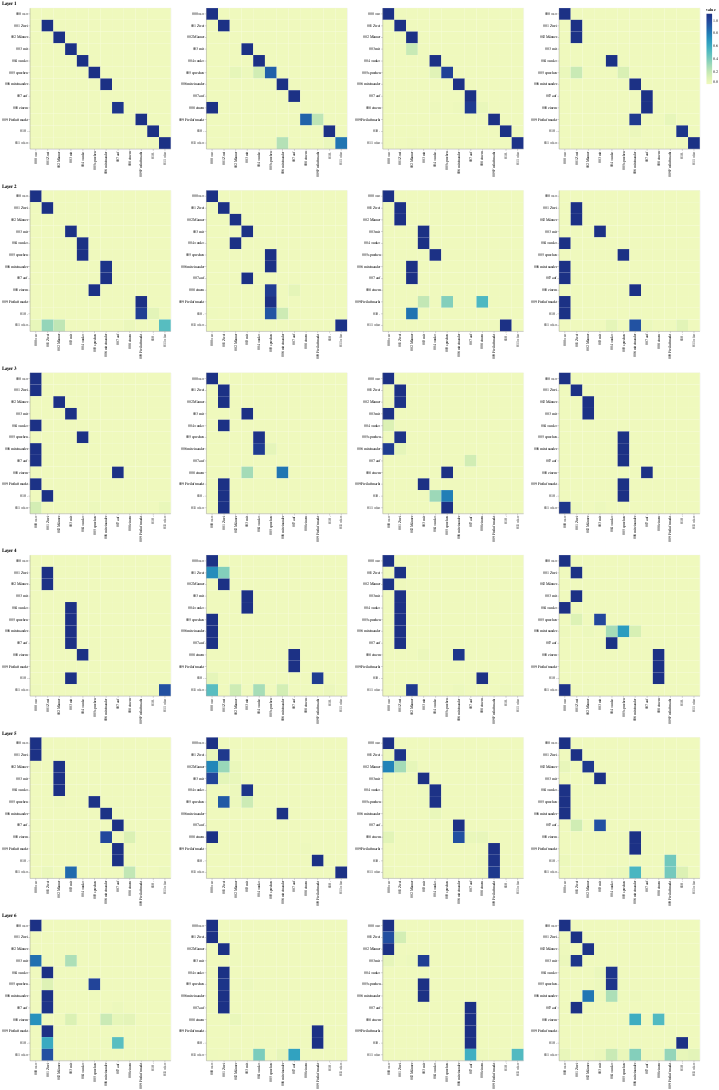

The notebook cell saved with this chart:
### Code cell
def viz_decoder_self():
    model, example_data = run_model_example(n_examples=1)
    example = example_data[len(example_data) - 1]
    
    layer_viz = [
        visualize_layer(model, layer, get_decoder_self, len(example[1]), example[1], example[1])
        for layer in range(6)
    ]
    return alt.hconcat(layer_viz[0] & layer_viz[1] & layer_viz[2] & layer_viz[3] & layer_viz[4] & layer_viz[5])

show_example(viz_decoder_self)

### Figure 1 — Vega-Lite specification as saved in the notebook (floating-point values rounded to 4 significant figures; data arrays with more than 128 entries replaced by an {"elided": "..."} marker saying what was removed)
{"config": {"view": {"continuousWidth": 400, "continuousHeight": 300}}, "hconcat": [{"vconcat": [{"hconcat": [{"data": {"name": "data-a8adb9897ed85e549ca823129eb9b2d1"}, "mark": "rect", "encoding": {"color": {"type": "quantitative", "field": "value"}, "tooltip": [{"type": "quantitative", "field": "row"}, {"type": "quantitative", "field": "column"}, {"type": "quantitative", "field": "value"}, {"type": "nominal", "field": "row_token"}, {"type": "nominal", "field": "col_token"}], "x": {"type": "nominal", "axis": {"title": ""}, "field": "col_token"}, "y": {"type": "nominal", "axis": {"title": ""}, "field": "row_token"}}, "height": 400, "selection": {"selector147": {"type": "interval", "bind": "scales", "encodings": ["x", "y"]}}, "width": 400}, {"data": {"name": "data-16866ebea4314d5a4aa1a85da586fa02"}, "mark": "rect", "encoding": {"color": {"type": "quantitative", "field": "value"}, "tooltip": [{"type": "quantitative", "field": "row"}, {"type": "quantitative", "field": "column"}, {"type": "quantitative", "field": "value"}, {"type": "nominal", "field": "row_token"}, {"type": "nominal", "field": "col_token"}], "x": {"type": "nominal", "axis": {"title": ""}, "field": "col_token"}, "y": {"type": "nominal", "axis": {"title": ""}, "field": "row_token"}}, "height": 400, "selection": {"selector149": {"type": "interval", "bind": "scales", "encodings": ["x", "y"]}}, "width": 400}, {"data": {"name": "data-48ff9d020103c961a3b7f09eed04c1e9"}, "mark": "rect", "encoding": {"color": {"type": "quantitative", "field": "value"}, "tooltip": [{"type": "quantitative", "field": "row"}, {"type": "quantitative", "field": "column"}, {"type": "quantitative", "field": "value"}, {"type": "nominal", "field": "row_token"}, {"type": "nominal", "field": "col_token"}], "x": {"type": "nominal", "axis": {"title": ""}, "field": "col_token"}, "y": {"type": "nominal", "axis": {"title": ""}, "field": "row_token"}}, "height": 400, "selection": {"selector151": {"type": "interval", "bind": "scales", "encodings": ["x", "y"]}}, "width": 400}, {"data": {"name": "data-0c69d7b43ff8f3adcde4b65a5d60d4b1"}, "mark": "rect", "encoding": {"color": {"type": "quantitative", "field": "value"}, "tooltip": [{"type": "quantitative", "field": "row"}, {"type": "quantitative", "field": "column"}, {"type": "quantitative", "field": "value"}, {"type": "nominal", "field": "row_token"}, {"type": "nominal", "field": "col_token"}], "x": {"type": "nominal", "axis": {"title": ""}, "field": "col_token"}, "y": {"type": "nominal", "axis": {"title": ""}, "field": "row_token"}}, "height": 400, "selection": {"selector153": {"type": "interval", "bind": "scales", "encodings": ["x", "y"]}}, "width": 400}]}, {"vconcat": [{"hconcat": [{"data": {"name": "data-900be0347390833160d2e57d5e4a6824"}, "mark": "rect", "encoding": {"color": {"type": "quantitative", "field": "value"}, "tooltip": [{"type": "quantitative", "field": "row"}, {"type": "quantitative", "field": "column"}, {"type": "quantitative", "field": "value"}, {"type": "nominal", "field": "row_token"}, {"type": "nominal", "field": "col_token"}], "x": {"type": "nominal", "axis": {"title": ""}, "field": "col_token"}, "y": {"type": "nominal", "axis": {"title": ""}, "field": "row_token"}}, "height": 400, "selection": {"selector155": {"type": "interval", "bind": "scales", "encodings": ["x", "y"]}}, "width": 400}, {"data": {"name": "data-fff8d9bd5e596e204cf786fc551023f7"}, "mark": "rect", "encoding": {"color": {"type": "quantitative", "field": "value"}, "tooltip": [{"type": "quantitative", "field": "row"}, {"type": "quantitative", "field": "column"}, {"type": "quantitative", "field": "value"}, {"type": "nominal", "field": "row_token"}, {"type": "nominal", "field": "col_token"}], "x": {"type": "nominal", "axis": {"title": ""}, "field": "col_token"}, "y": {"type": "nominal", "axis": {"title": ""}, "field": "row_token"}}, "height": 400, "selection": {"selector157": {"type": "interval", "bind": "scales", "encodings": ["x", "y"]}}, "width": 400}, {"data": {"name": "data-c2860d9bfefc654dde69e29ee27beaeb"}, "mark": "rect", "encoding": {"color": {"type": "quantitative", "field": "value"}, "tooltip": [{"type": "quantitative", "field": "row"}, {"type": "quantitative", "field": "column"}, {"type": "quantitative", "field": "value"}, {"type": "nominal", "field": "row_token"}, {"type": "nominal", "field": "col_token"}], "x": {"type": "nominal", "axis": {"title": ""}, "field": "col_token"}, "y": {"type": "nominal", "axis": {"title": ""}, "field": "row_token"}}, "height": 400, "selection": {"selector159": {"type": "interval", "bind": "scales", "encodings": ["x", "y"]}}, "width": 400}, {"data": {"name": "data-d0473e17205de72379bf0b6348d2d829"}, "mark": "rect", "encoding": {"color": {"type": "quantitative", "field": "value"}, "tooltip": [{"type": "quantitative", "field": "row"}, {"type": "quantitative", "field": "column"}, {"type": "quantitative", "field": "value"}, {"type": "nominal", "field": "row_token"}, {"type": "nominal", "field": "col_token"}], "x": {"type": "nominal", "axis": {"title": ""}, "field": "col_token"}, "y": {"type": "nominal", "axis": {"title": ""}, "field": "row_token"}}, "height": 400, "selection": {"selector161": {"type": "interval", "bind": "scales", "encodings": ["x", "y"]}}, "width": 400}]}], "title": "Layer 2"}, {"vconcat": [{"hconcat": [{"data": {"name": "data-a9e0a0ec7868d6bd6da8e881f498b759"}, "mark": "rect", "encoding": {"color": {"type": "quantitative", "field": "value"}, "tooltip": [{"type": "quantitative", "field": "row"}, {"type": "quantitative", "field": "column"}, {"type": "quantitative", "field": "value"}, {"type": "nominal", "field": "row_token"}, {"type": "nominal", "field": "col_token"}], "x": {"type": "nominal", "axis": {"title": ""}, "field": "col_token"}, "y": {"type": "nominal", "axis": {"title": ""}, "field": "row_token"}}, "height": 400, "selection": {"selector163": {"type": "interval", "bind": "scales", "encodings": ["x", "y"]}}, "width": 400}, {"data": {"name": "data-44b6eddbe81828967df68d165dfae6e6"}, "mark": "rect", "encoding": {"color": {"type": "quantitative", "field": "value"}, "tooltip": [{"type": "quantitative", "field": "row"}, {"type": "quantitative", "field": "column"}, {"type": "quantitative", "field": "value"}, {"type": "nominal", "field": "row_token"}, {"type": "nominal", "field": "col_token"}], "x": {"type": "nominal", "axis": {"title": ""}, "field": "col_token"}, "y": {"type": "nominal", "axis": {"title": ""}, "field": "row_token"}}, "height": 400, "selection": {"selector165": {"type": "interval", "bind": "scales", "encodings": ["x", "y"]}}, "width": 400}, {"data": {"name": "data-2e55c703bc7a53979ba1c65578b2e8e6"}, "mark": "rect", "encoding": {"color": {"type": "quantitative", "field": "value"}, "tooltip": [{"type": "quantitative", "field": "row"}, {"type": "quantitative", "field": "column"}, {"type": "quantitative", "field": "value"}, {"type": "nominal", "field": "row_token"}, {"type": "nominal", "field": "col_token"}], "x": {"type": "nominal", "axis": {"title": ""}, "field": "col_token"}, "y": {"type": "nominal", "axis": {"title": ""}, "field": "row_token"}}, "height": 400, "selection": {"selector167": {"type": "interval", "bind": "scales", "encodings": ["x", "y"]}}, "width": 400}, {"data": {"name": "data-e349e55883db7512743a2846325cf2b4"}, "mark": "rect", "encoding": {"color": {"type": "quantitative", "field": "value"}, "tooltip": [{"type": "quantitative", "field": "row"}, {"type": "quantitative", "field": "column"}, {"type": "quantitative", "field": "value"}, {"type": "nominal", "field": "row_token"}, {"type": "nominal", "field": "col_token"}], "x": {"type": "nominal", "axis": {"title": ""}, "field": "col_token"}, "y": {"type": "nominal", "axis": {"title": ""}, "field": "row_token"}}, "height": 400, "selection": {"selector169": {"type": "interval", "bind": "scales", "encodings": ["x", "y"]}}, "width": 400}]}], "title": "Layer 3"}, {"vconcat": [{"hconcat": [{"data": {"name": "data-625a6330c46482f6342784dddb6b78e1"}, "mark": "rect", "encoding": {"color": {"type": "quantitative", "field": "value"}, "tooltip": [{"type": "quantitative", "field": "row"}, {"type": "quantitative", "field": "column"}, {"type": "quantitative", "field": "value"}, {"type": "nominal", "field": "row_token"}, {"type": "nominal", "field": "col_token"}], "x": {"type": "nominal", "axis": {"title": ""}, "field": "col_token"}, "y": {"type": "nominal", "axis": {"title": ""}, "field": "row_token"}}, "height": 400, "selection": {"selector171": {"type": "interval", "bind": "scales", "encodings": ["x", "y"]}}, "width": 400}, {"data": {"name": "data-80de638960007a1f2bba81cc1f3ba5de"}, "mark": "rect", "encoding": {"color": {"type": "quantitative", "field": "value"}, "tooltip": [{"type": "quantitative", "field": "row"}, {"type": "quantitative", "field": "column"}, {"type": "quantitative", "field": "value"}, {"type": "nominal", "field": "row_token"}, {"type": "nominal", "field": "col_token"}], "x": {"type": "nominal", "axis": {"title": ""}, "field": "col_token"}, "y": {"type": "nominal", "axis": {"title": ""}, "field": "row_token"}}, "height": 400, "selection": {"selector173": {"type": "interval", "bind": "scales", "encodings": ["x", "y"]}}, "width": 400}, {"data": {"name": "data-fc1a588855cf8bbcb1437d4c6a97abf0"}, "mark": "rect", "encoding": {"color": {"type": "quantitative", "field": "value"}, "tooltip": [{"type": "quantitative", "field": "row"}, {"type": "quantitative", "field": "column"}, {"type": "quantitative", "field": "value"}, {"type": "nominal", "field": "row_token"}, {"type": "nominal", "field": "col_token"}], "x": {"type": "nominal", "axis": {"title": ""}, "field": "col_token"}, "y": {"type": "nominal", "axis": {"title": ""}, "field": "row_token"}}, "height": 400, "selection": {"selector175": {"type": "interval", "bind": "scales", "encodings": ["x", "y"]}}, "width": 400}, {"data": {"name": "data-c8037da560f2891f1e38594238d8ad3e"}, "mark": "rect", "encoding": {"color": {"type": "quantitative", "field": "value"}, "tooltip": [{"type": "quantitative", "field": "row"}, {"type": "quantitative", "field": "column"}, {"type": "quantitative", "field": "value"}, {"type": "nominal", "field": "row_token"}, {"type": "nominal", "field": "col_token"}], "x": {"type": "nominal", "axis": {"title": ""}, "field": "col_token"}, "y": {"type": "nominal", "axis": {"title": ""}, "field": "row_token"}}, "height": 400, "selection": {"selector177": {"type": "interval", "bind": "scales", "encodings": ["x", "y"]}}, "width": 400}]}], "title": "Layer 4"}, {"vconcat": [{"hconcat": [{"data": {"name": "data-474ee511925f6aff136818f83e59d4a4"}, "mark": "rect", "encoding": {"color": {"type": "quantitative", "field": "value"}, "tooltip": [{"type": "quantitative", "field": "row"}, {"type": "quantitative", "field": "column"}, {"type": "quantitative", "field": "value"}, {"type": "nominal", "field": "row_token"}, {"type": "nominal", "field": "col_token"}], "x": {"type": "nominal", "axis": {"title": ""}, "field": "col_token"}, "y": {"type": "nominal", "axis": {"title": ""}, "field": "row_token"}}, "height": 400, "selection": {"selector179": {"type": "interval", "bind": "scales", "encodings": ["x", "y"]}}, "width": 400}, {"data": {"name": "data-646781de05e4c37bd1b080d3c92436eb"}, "mark": "rect", "encoding": {"color": {"type": "quantitative", "field": "value"}, "tooltip": [{"type": "quantitative", "field": "row"}, {"type": "quantitative", "field": "column"}, {"type": "quantitative", "field": "value"}, {"type": "nominal", "field": "row_token"}, {"type": "nominal", "field": "col_token"}], "x": {"type": "nominal", "axis": {"title": ""}, "field": "col_token"}, "y": {"type": "nominal", "axis": {"title": ""}, "field": "row_token"}}, "height": 400, "selection": {"selector181": {"type": "interval", "bind": "scales", "encodings": ["x", "y"]}}, "width": 400}, {"data": {"name": "data-7879fcf59b64618b5a8c41a0ab3fccf2"}, "mark": "rect", "encoding": {"color": {"type": "quantitative", "field": "value"}, "tooltip": [{"type": "quantitative", "field": "row"}, {"type": "quantitative", "field": "column"}, {"type": "quantitative", "field": "value"}, {"type": "nominal", "field": "row_token"}, {"type": "nominal", "field": "col_token"}], "x": {"type": "nominal", "axis": {"title": ""}, "field": "col_token"}, "y": {"type": "nominal", "axis": {"title": ""}, "field": "row_token"}}, "height": 400, "selection": {"selector183": {"type": "interval", "bind": "scales", "encodings": ["x", "y"]}}, "width": 400}, {"data": {"name": "data-7864f9f0a601abcf8f49fd033a61fb93"}, "mark": "rect", "encoding": {"color": {"type": "quantitative", "field": "value"}, "tooltip": [{"type": "quantitative", "field": "row"}, {"type": "quantitative", "field": "column"}, {"type": "quantitative", "field": "value"}, {"type": "nominal", "field": "row_token"}, {"type": "nominal", "field": "col_token"}], "x": {"type": "nominal", "axis": {"title": ""}, "field": "col_token"}, "y": {"type": "nominal", "axis": {"title": ""}, "field": "row_token"}}, "height": 400, "selection": {"selector185": {"type": "interval", "bind": "scales", "encodings": ["x", "y"]}}, "width": 400}]}], "title": "Layer 5"}, {"vconcat": [{"hconcat": [{"data": {"name": "data-0e6f0c3c2e4dde76ecadc8ba64e0137c"}, "mark": "rect", "encoding": {"color": {"type": "quantitative", "field": "value"}, "tooltip": [{"type": "quantitative", "field": "row"}, {"type": "quantitative", "field": "column"}, {"type": "quantitative", "field": "value"}, {"type": "nominal", "field": "row_token"}, {"type": "nominal", "field": "col_token"}], "x": {"type": "nominal", "axis": {"title": ""}, "field": "col_token"}, "y": {"type": "nominal", "axis": {"title": ""}, "field": "row_token"}}, "height": 400, "selection": {"selector187": {"type": "interval", "bind": "scales", "encodings": ["x", "y"]}}, "width": 400}, {"data": {"name": "data-9379b7cd246f4a4500be4b2499189f26"}, "mark": "rect", "encoding": {"color": {"type": "quantitative", "field": "value"}, "tooltip": [{"type": "quantitative", "field": "row"}, {"type": "quantitative", "field": "column"}, {"type": "quantitative", "field": "value"}, {"type": "nominal", "field": "row_token"}, {"type": "nominal", "field": "col_token"}], "x": {"type": "nominal", "axis": {"title": ""}, "field": "col_token"}, "y": {"type": "nominal", "axis": {"title": ""}, "field": "row_token"}}, "height": 400, "selection": {"selector189": {"type": "interval", "bind": "scales", "encodings": ["x", "y"]}}, "width": 400}, {"data": {"name": "data-c54a8485bf9d242a9385026eb9d32aec"}, "mark": "rect", "encoding": {"color": {"type": "quantitative", "field": "value"}, "tooltip": [{"type": "quantitative", "field": "row"}, {"type": "quantitative", "field": "column"}, {"type": "quantitative", "field": "value"}, {"type": "nominal", "field": "row_token"}, {"type": "nominal", "field": "col_token"}], "x": {"type": "nominal", "axis": {"title": ""}, "field": "col_token"}, "y": {"type": "nominal", "axis": {"title": ""}, "field": "row_token"}}, "height": 400, "selection": {"selector191": {"type": "interval", "bind": "scales", "encodings": ["x", "y"]}}, "width": 400}, {"data": {"name": "data-1fde1825c5361e72d8c8499123009e72"}, "mark": "rect", "encoding": {"color": {"type": "quantitative", "field": "value"}, "tooltip": [{"type": "quantitative", "field": "row"}, {"type": "quantitative", "field": "column"}, {"type": "quantitative", "field": "value"}, {"type": "nominal", "field": "row_token"}, {"type": "nominal", "field": "col_token"}], "x": {"type": "nominal", "axis": {"title": ""}, "field": "col_token"}, "y": {"type": "nominal", "axis": {"title": ""}, "field": "row_token"}}, "height": 400, "selection": {"selector193": {"type": "interval", "bind": "scales", "encodings": ["x", "y"]}}, "width": 400}]}], "title": "Layer 6"}], "title": "Layer 1"}], "$schema": "https://vega.github.io/schema/vega-lite/v4.8.1.json", "datasets": {"data-a8adb9897ed85e549ca823129eb9b2d1": {"elided": "144 records"}, "data-16866ebea4314d5a4aa1a85da586fa02": {"elided": "144 records"}, "data-48ff9d020103c961a3b7f09eed04c1e9": {"elided": "144 records"}, "data-0c69d7b43ff8f3adcde4b65a5d60d4b1": {"elided": "144 records"}, "data-900be0347390833160d2e57d5e4a6824": {"elided": "144 records"}, "data-fff8d9bd5e596e204cf786fc551023f7": {"elided": "144 records"}, "data-c2860d9bfefc654dde69e29ee27beaeb": {"elided": "144 records"}, "data-d0473e17205de72379bf0b6348d2d829": {"elided": "144 records"}, "data-a9e0a0ec7868d6bd6da8e881f498b759": {"elided": "144 records"}, "data-44b6eddbe81828967df68d165dfae6e6": {"elided": "144 records"}, "data-2e55c703bc7a53979ba1c65578b2e8e6": {"elided": "144 records"}, "data-e349e55883db7512743a2846325cf2b4": {"elided": "144 records"}, "data-625a6330c46482f6342784dddb6b78e1": {"elided": "144 records"}, "data-80de638960007a1f2bba81cc1f3ba5de": {"elided": "144 records"}, "data-fc1a588855cf8bbcb1437d4c6a97abf0": {"elided": "144 records"}, "data-c8037da560f2891f1e38594238d8ad3e": {"elided": "144 records"}, "data-474ee511925f6aff136818f83e59d4a4": {"elided": "144 records"}, "data-646781de05e4c37bd1b080d3c92436eb": {"elided": "144 records"}, "data-7879fcf59b64618b5a8c41a0ab3fccf2": {"elided": "144 records"}, "data-7864f9f0a601abcf8f49fd033a61fb93": {"elided": "144 records"}, "data-0e6f0c3c2e4dde76ecadc8ba64e0137c": {"elided": "144 records"}, "data-9379b7cd246f4a4500be4b2499189f26": {"elided": "144 records"}, "data-c54a8485bf9d242a9385026eb9d32aec": {"elided": "144 records"}, "data-1fde1825c5361e72d8c8499123009e72": {"elided": "144 records"}}}
